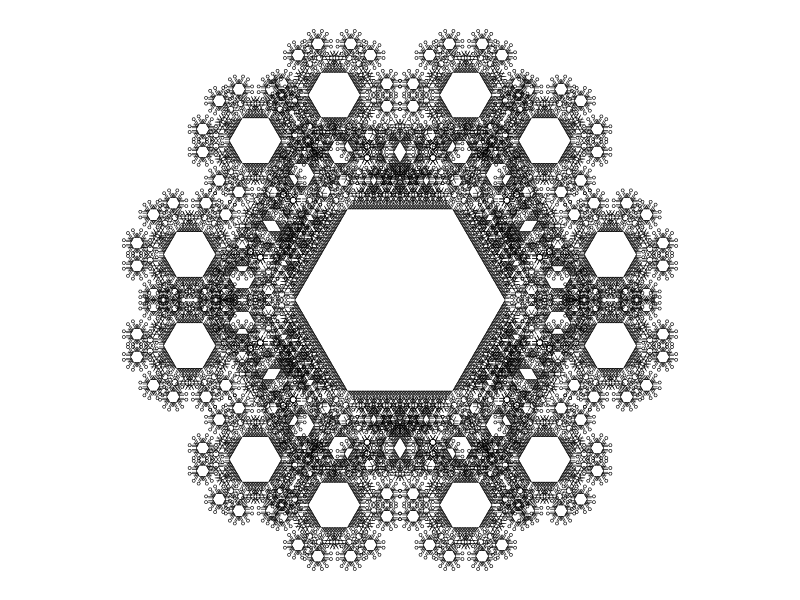
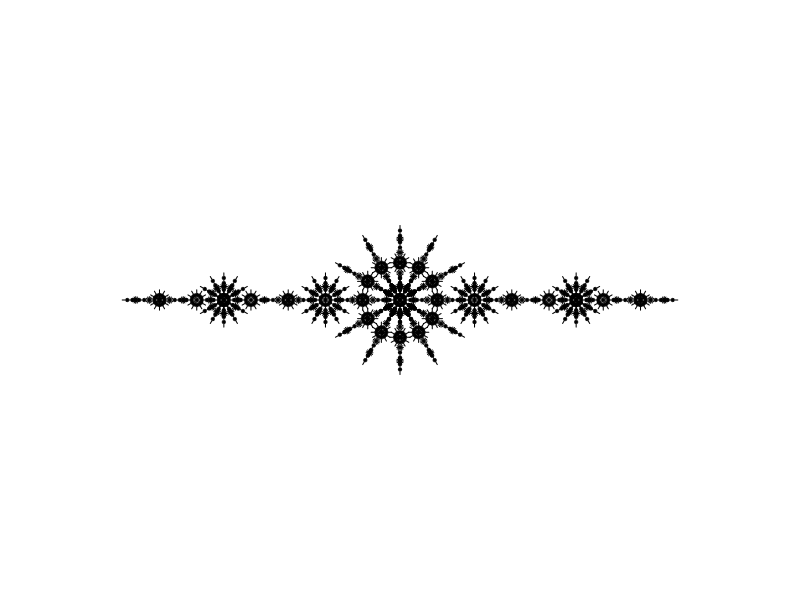
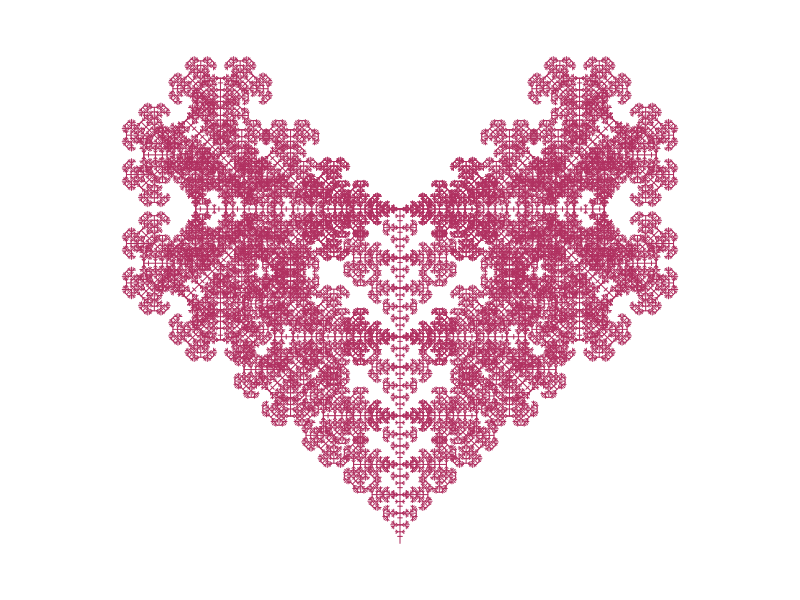
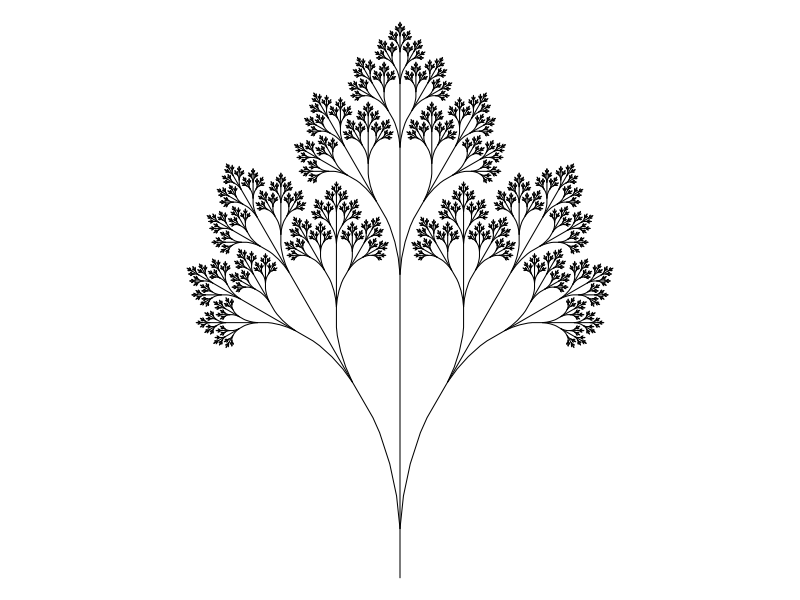

The R script that drew these images, in order:
## ---- chunk 1
getstr = function(start="A",
                  rules=list("A"="A[+A][-A]b","b"="[+C][-C]","C"="CC"),
                  n=10){
    st = start
    for(jj in 1:n){
        ss = strsplit(st,"")[[1]]
        s2 = ss
        for(i in names(rules)){
            s2[ss==i] = rules[[i]]
        }
        st = paste0(s2,collapse="")
    }
    return(st)
}

getxyc = function(string="AA+AA+AA+A+A",angle=pi/2,angle_initial=pi/2){
    switch = 1
    d = angle_initial
    x = 0
    y = 0
    dsave = numeric()
    xsave = numeric()
    ysave = numeric()
    chs = strsplit(string,"")[[1]]
    xl = numeric(sum(chs %in% LETTERS)+sum(chs=="]")+1)
    yl = numeric(sum(chs %in% LETTERS)+sum(chs=="]")+1)
    draw = numeric(sum(chs %in% LETTERS)+sum(chs=="]")+1)
    j = 0
    for(i in 1:nchar(string)){
        ch = chs[i]
        cn = as.integer(charToRaw(ch))
        if(cn>=as.integer(charToRaw("A")) && cn<=as.integer(charToRaw("L"))){
            j = j+1
            draw[j+1] = 1
            x = x+cos(d)
            y = y+sin(d)
            xl[j+1] = x
            yl[j+1] = y
        }
        if(cn>=as.integer(charToRaw("M")) && cn<=as.integer(charToRaw("Z"))){
            j = j+1
            draw[j+1] = 0
            x = x+cos(d)
            y = y+sin(d)
            xl[j+1] = x
            yl[j+1] = y
        }
        if(cn==as.integer(charToRaw("["))){
            dsave = c(dsave,d)
            xsave = c(xsave,x)
            ysave = c(ysave,y)
        }
        if(cn==as.integer(charToRaw("]"))){
            j = j+1
            draw[j+1] = 0
            x = xsave[length(xsave)]
            y = ysave[length(ysave)]
            d = dsave[length(dsave)]
            if(length(xsave)>1){
                xsave = xsave[1:(length(xsave)-1)]
                ysave = ysave[1:(length(ysave)-1)]
                dsave = dsave[1:(length(dsave)-1)]
            } else {
                xsave = numeric()
                ysave = numeric()
                dsave = numeric()
            }
            xl[j+1] = x
            yl[j+1] = y
        }
        if(cn==as.integer(charToRaw("-"))){
            d = d+angle*switch
        }
        if(cn==as.integer(charToRaw("+"))){
            d = d-angle*switch
        }
        if(cn==as.integer(charToRaw("."))){
            switch = switch*(-1)
        }
    }
    
    xwid = max(xl)-min(xl)
    ywid = max(yl)-min(yl)
    xmid = (max(xl)+min(xl))/2
    ymid = (max(yl)+min(yl))/2
    wid = max(c(xwid,ywid))
    x2 = (xl-xmid)/wid*2
    y2 = (yl-ymid)/wid*2
    return(list(x2,y2,draw))
}

makeplot = function(xyd,lwd=1,col="blue"){
    x = xyd[[1]]
    y = xyd[[2]]
    d = xyd[[3]]
    plot(0,0,"n",xlim=c(-1,1),ylim=c(-1,1),axes=F,ann=F)
    starts = numeric()
    if(d[1]){
        starts = c(1)
    }
    starts = c(starts,which(diff(d)==1))
    ends = which(diff(d)==-1)
    if(d[length(d)]==1){
        ends = c(ends,length(d))
    }
    for(i in 1:length(starts)){
        lines(x[starts[i]:ends[i]],y[starts[i]:ends[i]],lwd=lwd,col=col)
    }
}

catinfo = function(angle,start,rules,N){
    cat(paste0("Angle = ",angle,"°\n"))
    cat(paste0("Start = ",start))
    cat("\n")
    cat("Rules:")
    cat("\n")
    cat(paste0("  ",names(rules)," > ",rules,collapse="\n"))
    cat(paste0("\nNumber of iterations = ",N))
}
## ---- chunk 2
par(mar=c(0,0,0,0),oma=c(0,0,0,0),pty="s")
angle = 60
N = 7
start_angle = 0
start = "A"
rules = list("A"="-B+B+B+B+B+B",
             "B"="B[--CCA][-CCA]B",
             "C"="CC")
s = getstr(start,rules,N)
xyc = getxyc(s,angle/180*pi,angle_initial=start_angle/180*pi)
makeplot(xyc,lwd=0.6,col="black")
## ---- chunk 3
catinfo(angle,start,rules,N)
## ---- chunk 4
par(mar=c(0,0,0,0),oma=c(0,0,0,0),pty="s")
start = "A"
rules = list("A"="AcbcA",
             "b"="[+A][-A][++A][--A][+++A][---A][++++A][----A][+++++A][-----A]",
             "c"="bAb")
angle = 30
start_angle = 0
N = 6
s = getstr(start,rules,N)
xyc = getxyc(s,angle/180*pi,angle_initial=start_angle/180*pi)
makeplot(xyc,lwd=1,col="black")
## ---- chunk 5
catinfo(angle,start,rules,N)
## ---- chunk 6
par(mar=c(0,0,0,0),oma=c(0,0,0,0),pty="s")
start = "A"
rules = list("A"="AB",
             "B"="A[++C][--C]",
             "C"="C[+C][-C]A")
angle = 45
start_angle = 90
N = 10
s = getstr(start,rules,N)
xyc = getxyc(s,angle/180*pi,angle_initial=start_angle/180*pi)
makeplot(xyc,lwd=1,col="maroon")
## ---- chunk 7
catinfo(angle,start,rules,N)
## ---- chunk 8
par(mar=c(0,0,0,0),oma=c(0,0,0,0),pty="s")
start = "x"
rules = list("x"="FFF[+FF+FF+FF+F+Fx][-FF-FF-FF-F-Fx]FFFFFFFFFFFFFFx",
             "F"="FF")
angle = 6
start_angle = 90
N = 8
s = getstr(start,rules,N)
xyc = getxyc(s,angle/180*pi,angle_initial=start_angle/180*pi)
makeplot(xyc,lwd=1,col=rgb(0,0,0))
## ---- chunk 9
catinfo(angle,start,rules,N)
